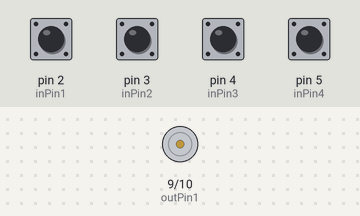
Simulated run of this sketch. Board: Arduino Uno, built with avr-gcc and run on an emulated ATmega328P. On the bench: motor-driver pin pairs drawn as motors (green arrow = first pin HIGH = forward, orange = second pin HIGH = backward, longer = more drive). Inputs (shaded band) come from the test bench; at power-on: pin 2 (inPin1), pin 3 (inPin2), pin 4 (inPin3), pin 5 (inPin4) HIGH. What the sketch prints to the serial monitor is not drawn.

Above: at 1.2 s.
1.3 s: pin 2 (inPin1) pulsed LOW 5 times (0.12 s each, 0.3 s apart)
At 2.9 s:
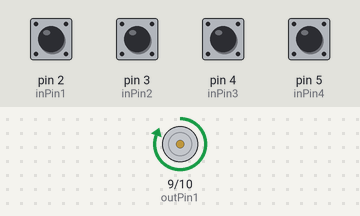
4.3 s: pin 3 (inPin2) pulsed LOW 2 times (0.12 s each, 0.3 s apart)
At 5.7 s:
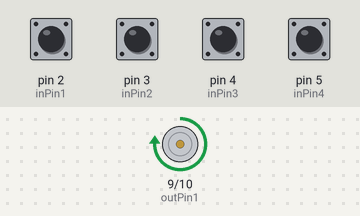
Timing chart, 0 to 7.3 s (numbered marks = the images above; inputs shaded):
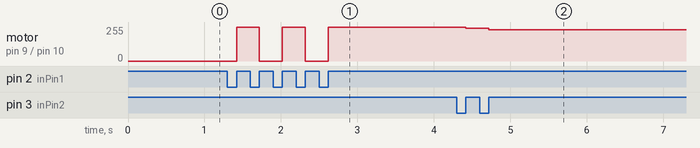

Measured:
- after the input at 1.3 s, motor on pin 9 (outPin1) / pin 10 (outPin2): alternates forward 255/255 for 0.30 s and stopped for 0.30 s, 5 changes in all, then stays forward 255/255, starting after 0.12 s
- after the input at 4.3 s, motor on pin 9 (outPin1) / pin 10 (outPin2): forward 255/255 → forward 245/255 after 0.12 s, → forward 235/255 0.30 s later

The sketch:

DCMotor.ino
```cpp
int inPin1 = 2;
int inPin2 = 3;
int inPin3 = 4;
int inPin4 = 5;

int outPin1 = 9;
int outPin2 = 10;

int pwmRange = 255;
int currentSpeed = 255;

bool onStatus = false;
int currentDirection = 1;

void setup() {
  pinMode(inPin1, INPUT);
  pinMode(inPin2, INPUT);
  pinMode(inPin3, INPUT);
  pinMode(inPin4, INPUT);

  pinMode(outPin1,  OUTPUT);
  pinMode(outPin2, OUTPUT);

  Serial.begin(9600);
}
void loop() {

  int onOffButton = digitalRead(inPin1);
  int decreaseButton = digitalRead(inPin2);
  int increaseButton = digitalRead(inPin3);
  int revertButton = digitalRead(inPin4);

  if (onOffButton == LOW) {
    onStatus = !onStatus;
    while (digitalRead(inPin1) == LOW);

  }
  else if (decreaseButton == LOW && onStatus) {
    if (currentSpeed >= 10){
      currentSpeed = currentSpeed - 10;
    }
    while (digitalRead(inPin2) == LOW);
  }

  else if (increaseButton == LOW && onStatus) {
    if (currentSpeed <= 245){
      currentSpeed = currentSpeed + 10;
    }
    while (digitalRead(inPin3) == LOW);
  }

  else if (revertButton == LOW && onStatus) {
    if (currentDirection == 1)
      currentDirection = 2;
    else if (currentDirection == 2)
      currentDirection = 1;
    while (digitalRead(inPin4) == LOW);
  }

  if (onStatus) {
    Serial.println(currentSpeed);
    if (currentDirection == 1){
      analogWrite(outPin2, 0);
      analogWrite(outPin1, currentSpeed);
    }
    if (currentDirection == 2){
      analogWrite(outPin1, 0);
      analogWrite(outPin2, currentSpeed);
    }
  }
  else {
    Serial.println(0);
    if (currentDirection == 1)
      analogWrite(outPin1, 0);
    if (currentDirection == 2)
      analogWrite(outPin2, 0);
  }
}
```
